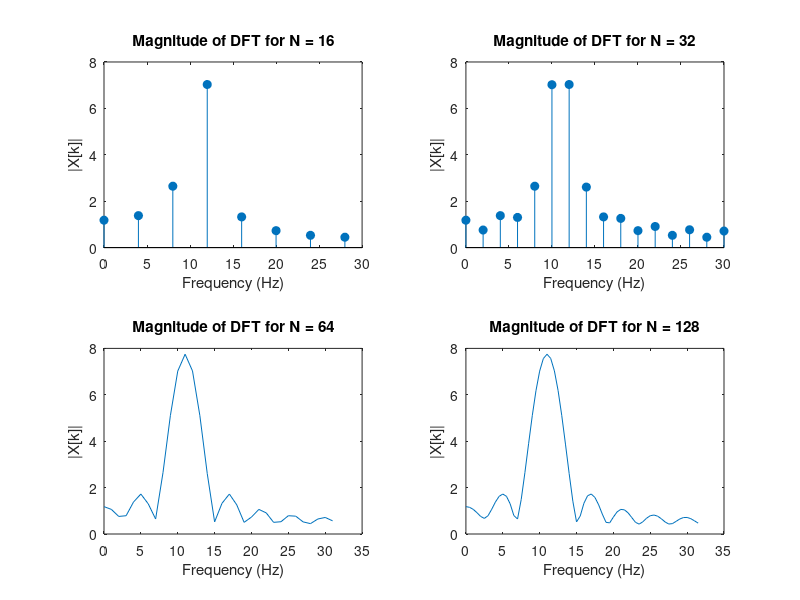

This figure's MATLAB source:
n = -200:200;   
f_o = 11;       
f_s = 64;       
L = 16;         
m = [1, 2, 4, 8];  

% Defining signals
p = cos(2*pi*f_o*n/f_s); 
w = [ones(1, L), zeros(1, length(n) - L)];  

x = p .* w;

figure;
for k = 1:length(m)
    N = m(k) * L; 
    X_k = fft(x, N);  
    freq = (0:N-1) * (f_s / N);  

    subplot(2, 2, k);
    
    if m(k) == 1 || m(k) == 2
        stem(freq(1:N/2), abs(X_k(1:N/2)), 'filled');
    else
        plot(freq(1:N/2), abs(X_k(1:N/2)));
    end

    title(['Magnitude of DFT for N = ', num2str(N)]);
    xlabel('Frequency (Hz)');
    ylabel('|X[k]|');
end
